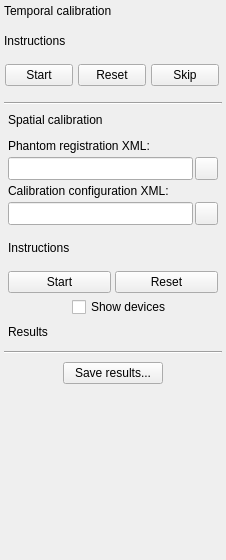
<?xml version="1.0" encoding="UTF-8"?>
<ui version="4.0">
 <class>FreehandCalibrationToolbox</class>
 <widget class="QWidget" name="FreehandCalibrationToolbox">
  <property name="geometry">
   <rect>
    <x>0</x>
    <y>0</y>
    <width>226</width>
    <height>560</height>
   </rect>
  </property>
  <property name="sizePolicy">
   <sizepolicy hsizetype="Fixed" vsizetype="Preferred">
    <horstretch>0</horstretch>
    <verstretch>0</verstretch>
   </sizepolicy>
  </property>
  <property name="minimumSize">
   <size>
    <width>226</width>
    <height>560</height>
   </size>
  </property>
  <property name="maximumSize">
   <size>
    <width>226</width>
    <height>16777215</height>
   </size>
  </property>
  <property name="windowTitle">
   <string>Freehand Calibration</string>
  </property>
  <layout class="QGridLayout" name="gridLayout_2">
   <property name="margin">
    <number>4</number>
   </property>
   <property name="spacing">
    <number>4</number>
   </property>
   <item row="0" column="0" colspan="2">
    <widget class="QLabel" name="label_TemporalCalibration">
     <property name="text">
      <string>Temporal calibration</string>
     </property>
    </widget>
   </item>
   <item row="1" column="0" colspan="2">
    <spacer name="verticalSpacer_5">
     <property name="orientation">
      <enum>Qt::Vertical</enum>
     </property>
     <property name="sizeType">
      <enum>QSizePolicy::Fixed</enum>
     </property>
     <property name="sizeHint" stdset="0">
      <size>
       <width>158</width>
       <height>12</height>
      </size>
     </property>
    </spacer>
   </item>
   <item row="2" column="0" colspan="2">
    <widget class="QLabel" name="label_InstructionsTemporal">
     <property name="text">
      <string>Instructions</string>
     </property>
     <property name="wordWrap">
      <bool>true</bool>
     </property>
    </widget>
   </item>
   <item row="3" column="0" colspan="2">
    <spacer name="verticalSpacer_6">
     <property name="orientation">
      <enum>Qt::Vertical</enum>
     </property>
     <property name="sizeType">
      <enum>QSizePolicy::Fixed</enum>
     </property>
     <property name="sizeHint" stdset="0">
      <size>
       <width>158</width>
       <height>12</height>
      </size>
     </property>
    </spacer>
   </item>
   <item row="5" column="0" colspan="2">
    <spacer name="verticalSpacer_3">
     <property name="orientation">
      <enum>Qt::Vertical</enum>
     </property>
     <property name="sizeType">
      <enum>QSizePolicy::Fixed</enum>
     </property>
     <property name="sizeHint" stdset="0">
      <size>
       <width>158</width>
       <height>12</height>
      </size>
     </property>
    </spacer>
   </item>
   <item row="6" column="0" colspan="2">
    <widget class="Line" name="line_2">
     <property name="orientation">
      <enum>Qt::Horizontal</enum>
     </property>
    </widget>
   </item>
   <item row="7" column="0" rowspan="2" colspan="2">
    <widget class="QFrame" name="frame_SpatialCalibration">
     <property name="frameShape">
      <enum>QFrame::NoFrame</enum>
     </property>
     <property name="frameShadow">
      <enum>QFrame::Plain</enum>
     </property>
     <layout class="QGridLayout" name="gridLayout">
      <property name="margin">
       <number>4</number>
      </property>
      <property name="spacing">
       <number>4</number>
      </property>
      <item row="0" column="0" colspan="2">
       <widget class="QLabel" name="label_SpatialCalibration">
        <property name="text">
         <string>Spatial calibration</string>
        </property>
       </widget>
      </item>
      <item row="2" column="0" colspan="2">
       <widget class="QLabel" name="label_PhantomRegistration">
        <property name="text">
         <string>Phantom registration XML:</string>
        </property>
       </widget>
      </item>
      <item row="3" column="0" colspan="2">
       <layout class="QHBoxLayout" name="horizontalLayout_3">
        <property name="spacing">
         <number>2</number>
        </property>
        <item>
         <widget class="QLineEdit" name="lineEdit_PhantomRegistration">
          <property name="sizePolicy">
           <sizepolicy hsizetype="Preferred" vsizetype="Preferred">
            <horstretch>0</horstretch>
            <verstretch>0</verstretch>
           </sizepolicy>
          </property>
          <property name="readOnly">
           <bool>true</bool>
          </property>
         </widget>
        </item>
        <item>
         <widget class="QPushButton" name="pushButton_OpenPhantomRegistration">
          <property name="sizePolicy">
           <sizepolicy hsizetype="Fixed" vsizetype="Fixed">
            <horstretch>0</horstretch>
            <verstretch>0</verstretch>
           </sizepolicy>
          </property>
          <property name="minimumSize">
           <size>
            <width>23</width>
            <height>23</height>
           </size>
          </property>
          <property name="maximumSize">
           <size>
            <width>23</width>
            <height>23</height>
           </size>
          </property>
          <property name="text">
           <string/>
          </property>
          <property name="icon">
           <iconset resource="../fCal.qrc">
            <normaloff>:/icons/CommonWidgets/Resources/icon_OpenFile.png</normaloff>:/icons/CommonWidgets/Resources/icon_OpenFile.png</iconset>
          </property>
          <property name="iconSize">
           <size>
            <width>16</width>
            <height>16</height>
           </size>
          </property>
         </widget>
        </item>
       </layout>
      </item>
      <item row="4" column="0" colspan="2">
       <widget class="QLabel" name="label_CalibrationConfiguration">
        <property name="text">
         <string>Calibration configuration XML:</string>
        </property>
       </widget>
      </item>
      <item row="5" column="0" colspan="2">
       <layout class="QHBoxLayout" name="horizontalLayout_6">
        <property name="spacing">
         <number>2</number>
        </property>
        <item>
         <widget class="QLineEdit" name="lineEdit_CalibrationConfiguration">
          <property name="sizePolicy">
           <sizepolicy hsizetype="Preferred" vsizetype="Preferred">
            <horstretch>0</horstretch>
            <verstretch>0</verstretch>
           </sizepolicy>
          </property>
          <property name="readOnly">
           <bool>true</bool>
          </property>
         </widget>
        </item>
        <item>
         <widget class="QPushButton" name="pushButton_OpenCalibrationConfiguration">
          <property name="sizePolicy">
           <sizepolicy hsizetype="Fixed" vsizetype="Fixed">
            <horstretch>0</horstretch>
            <verstretch>0</verstretch>
           </sizepolicy>
          </property>
          <property name="minimumSize">
           <size>
            <width>23</width>
            <height>23</height>
           </size>
          </property>
          <property name="maximumSize">
           <size>
            <width>23</width>
            <height>23</height>
           </size>
          </property>
          <property name="text">
           <string/>
          </property>
          <property name="icon">
           <iconset resource="../fCal.qrc">
            <normaloff>:/icons/CommonWidgets/Resources/icon_OpenFile.png</normaloff>:/icons/CommonWidgets/Resources/icon_OpenFile.png</iconset>
          </property>
          <property name="iconSize">
           <size>
            <width>16</width>
            <height>16</height>
           </size>
          </property>
         </widget>
        </item>
       </layout>
      </item>
      <item row="8" column="0" colspan="2">
       <widget class="QLabel" name="label_InstructionsSpatial">
        <property name="text">
         <string>Instructions</string>
        </property>
        <property name="wordWrap">
         <bool>true</bool>
        </property>
       </widget>
      </item>
      <item row="9" column="0" colspan="2">
       <spacer name="verticalSpacer">
        <property name="orientation">
         <enum>Qt::Vertical</enum>
        </property>
        <property name="sizeType">
         <enum>QSizePolicy::Fixed</enum>
        </property>
        <property name="sizeHint" stdset="0">
         <size>
          <width>158</width>
          <height>12</height>
         </size>
        </property>
       </spacer>
      </item>
      <item row="10" column="0" colspan="2">
       <layout class="QHBoxLayout" name="horizontalLayout_2">
        <property name="spacing">
         <number>4</number>
        </property>
        <item>
         <widget class="QPushButton" name="pushButton_StartSpatial">
          <property name="text">
           <string>Start</string>
          </property>
         </widget>
        </item>
        <item>
         <widget class="QPushButton" name="pushButton_ResetSpatial">
          <property name="text">
           <string>Reset</string>
          </property>
         </widget>
        </item>
       </layout>
      </item>
      <item row="6" column="0" colspan="2">
       <spacer name="verticalSpacer_7">
        <property name="orientation">
         <enum>Qt::Vertical</enum>
        </property>
        <property name="sizeType">
         <enum>QSizePolicy::Fixed</enum>
        </property>
        <property name="sizeHint" stdset="0">
         <size>
          <width>158</width>
          <height>12</height>
         </size>
        </property>
       </spacer>
      </item>
      <item row="1" column="0" colspan="2">
       <spacer name="verticalSpacer_8">
        <property name="orientation">
         <enum>Qt::Vertical</enum>
        </property>
        <property name="sizeType">
         <enum>QSizePolicy::Fixed</enum>
        </property>
        <property name="sizeHint" stdset="0">
         <size>
          <width>158</width>
          <height>8</height>
         </size>
        </property>
       </spacer>
      </item>
      <item row="12" column="0" colspan="2">
       <spacer name="verticalSpacer_9">
        <property name="orientation">
         <enum>Qt::Vertical</enum>
        </property>
        <property name="sizeType">
         <enum>QSizePolicy::Fixed</enum>
        </property>
        <property name="sizeHint" stdset="0">
         <size>
          <width>177</width>
          <height>4</height>
         </size>
        </property>
       </spacer>
      </item>
      <item row="13" column="0" colspan="2">
       <widget class="QLabel" name="label_Results">
        <property name="text">
         <string>Results</string>
        </property>
       </widget>
      </item>
      <item row="11" column="0" colspan="2">
       <layout class="QHBoxLayout" name="horizontalLayout_4">
        <property name="spacing">
         <number>4</number>
        </property>
        <property name="leftMargin">
         <number>64</number>
        </property>
        <item>
         <widget class="QCheckBox" name="checkBox_ShowDevices">
          <property name="sizePolicy">
           <sizepolicy hsizetype="Preferred" vsizetype="Fixed">
            <horstretch>0</horstretch>
            <verstretch>0</verstretch>
           </sizepolicy>
          </property>
          <property name="text">
           <string>Show devices</string>
          </property>
         </widget>
        </item>
       </layout>
      </item>
     </layout>
    </widget>
   </item>
   <item row="16" column="0" colspan="2">
    <spacer name="verticalSpacer_2">
     <property name="orientation">
      <enum>Qt::Vertical</enum>
     </property>
     <property name="sizeHint" stdset="0">
      <size>
       <width>158</width>
       <height>40</height>
      </size>
     </property>
    </spacer>
   </item>
   <item row="14" column="0" colspan="2">
    <spacer name="verticalSpacer_4">
     <property name="orientation">
      <enum>Qt::Vertical</enum>
     </property>
     <property name="sizeType">
      <enum>QSizePolicy::Fixed</enum>
     </property>
     <property name="sizeHint" stdset="0">
      <size>
       <width>20</width>
       <height>4</height>
      </size>
     </property>
    </spacer>
   </item>
   <item row="11" column="0" colspan="2">
    <spacer name="verticalSpacer_10">
     <property name="orientation">
      <enum>Qt::Vertical</enum>
     </property>
     <property name="sizeType">
      <enum>QSizePolicy::Fixed</enum>
     </property>
     <property name="sizeHint" stdset="0">
      <size>
       <width>20</width>
       <height>4</height>
      </size>
     </property>
    </spacer>
   </item>
   <item row="4" column="0" colspan="2">
    <layout class="QHBoxLayout" name="horizontalLayout_5">
     <property name="spacing">
      <number>4</number>
     </property>
     <item>
      <widget class="QPushButton" name="pushButton_StartTemporal">
       <property name="sizePolicy">
        <sizepolicy hsizetype="Fixed" vsizetype="Fixed">
         <horstretch>0</horstretch>
         <verstretch>0</verstretch>
        </sizepolicy>
       </property>
       <property name="minimumSize">
        <size>
         <width>68</width>
         <height>0</height>
        </size>
       </property>
       <property name="maximumSize">
        <size>
         <width>68</width>
         <height>16777215</height>
        </size>
       </property>
       <property name="text">
        <string>Start</string>
       </property>
      </widget>
     </item>
     <item>
      <widget class="QPushButton" name="pushButton_ResetTemporal">
       <property name="sizePolicy">
        <sizepolicy hsizetype="Fixed" vsizetype="Fixed">
         <horstretch>0</horstretch>
         <verstretch>0</verstretch>
        </sizepolicy>
       </property>
       <property name="minimumSize">
        <size>
         <width>68</width>
         <height>0</height>
        </size>
       </property>
       <property name="maximumSize">
        <size>
         <width>68</width>
         <height>16777215</height>
        </size>
       </property>
       <property name="text">
        <string>Reset</string>
       </property>
      </widget>
     </item>
     <item>
      <widget class="QPushButton" name="pushButton_SkipTemporal">
       <property name="sizePolicy">
        <sizepolicy hsizetype="Fixed" vsizetype="Fixed">
         <horstretch>0</horstretch>
         <verstretch>0</verstretch>
        </sizepolicy>
       </property>
       <property name="minimumSize">
        <size>
         <width>68</width>
         <height>0</height>
        </size>
       </property>
       <property name="maximumSize">
        <size>
         <width>68</width>
         <height>16777215</height>
        </size>
       </property>
       <property name="text">
        <string>Skip</string>
       </property>
      </widget>
     </item>
    </layout>
   </item>
   <item row="12" column="0" rowspan="2" colspan="2">
    <widget class="Line" name="line">
     <property name="orientation">
      <enum>Qt::Horizontal</enum>
     </property>
    </widget>
   </item>
   <item row="15" column="0" colspan="2">
    <layout class="QGridLayout" name="gridLayout_3">
     <item row="0" column="0">
      <widget class="QPushButton" name="pushButton_Save">
       <property name="minimumSize">
        <size>
         <width>100</width>
         <height>0</height>
        </size>
       </property>
       <property name="maximumSize">
        <size>
         <width>100</width>
         <height>16777215</height>
        </size>
       </property>
       <property name="toolTip">
        <string>Save results into device set configuration XML file</string>
       </property>
       <property name="text">
        <string>Save results...</string>
       </property>
      </widget>
     </item>
    </layout>
   </item>
  </layout>
 </widget>
 <layoutdefault spacing="4" margin="4"/>
 <resources>
  <include location="../fCal.qrc"/>
 </resources>
 <connections/>
</ui>
